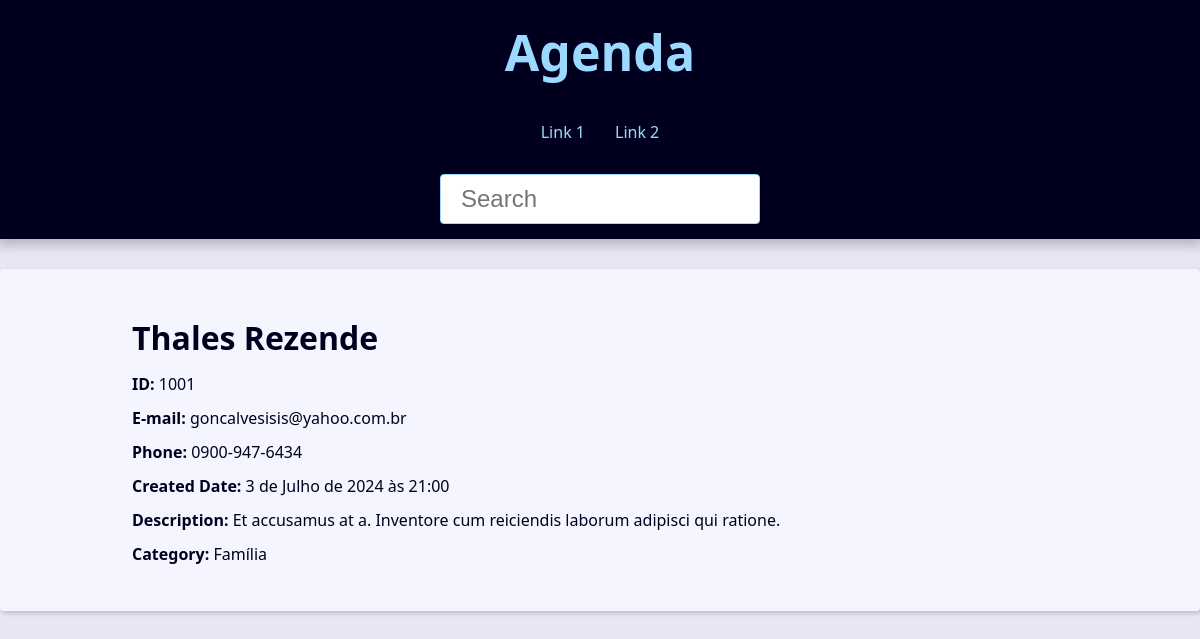
/contact/1001/, run on the app's committed database.
### contact/models.py (models this page shows, shortened)
class Contact(models.Model):
    first_name = models.CharField(max_length=50)
    last_name = models.CharField(max_length=50, blank=True)
    phone = models.CharField(max_length=50)
    email = models.EmailField(max_length=254, blank=True)
    created_date = models.DateTimeField(default=timezone.now)
    description = models.TextField(blank=True)
    show = models.BooleanField(default=True)
    picture = models.ImageField(blank=True, upload_to="pictures/%Y/%m/")
    category = models.ForeignKey(
        Category, on_delete=models.SET_NULL, blank=True, null=True
    )
    owner = models.ForeignKey(User, on_delete=models.SET_NULL, blank=True, null=True)

class Category(models.Model):
    class Meta:
        verbose_name = "Category"
        verbose_name_plural = "Categories"
    name = models.CharField(max_length=50)

### contact/views/contact_views.py (the view)
# urls.py: path("contact/<int:contact_id>/", views.contact, name="contact"),
def contact(request, contact_id):
    single_contact = get_object_or_404(Contact, pk=contact_id, show=True)
    site_title = f"{single_contact.first_name} {single_contact.last_name} - "
    context = {"contact": single_contact, "site_title": site_title}
    return render(request, "contact/contact.html", context)

### contact/templates/contact/contact.html
{% extends "global/base.html" %}
{% block content %}
<div class="single-contact">
    <h1 class="single-contact-name">
        {{ contact.first_name }} {{ contact.last_name }}
    </h1>
    <p><b>ID: </b> {{ contact.id }}</p>
    <p><b>E-mail: </b> {{ contact.email }}</p>
    <p><b>Phone: </b> {{ contact.phone }}</p>
    <p><b>Created Date: </b> {{ contact.created_date }}</p>
    <p><b>Description: </b> {{ contact.description }}</p>
    <p><b>Category: </b> {{ contact.category.name }}</p>
</div>
{% endblock content %}

### base_static/global/css/style.css (style rules this page uses)
:root { --spacing: 1.5rem; --link-dark-color: rgb(0, 83, 134); --link-light-color: rgb(156, 217, 255); --clr-white: rgb(245, 245, 255); --clr-black: rgb(0, 0, 30); --clr-light-gray: rgb(230, 230, 245); --clr-dark-shadow-5: rgba(0, 0, 10, 5%); --clr-dark-shadow-10: rgba(0, 0, 10, 10%); --clr-dark-shadow-20: rgba(0, 0, 10, 20%); --clr-light-shadow-5: rgba(200, 200, 255, 5%); --clr-light-shadow-10: rgba(200, 200, 255, 10%); --clr-light-shadow-20: rgba(200, 200, 255, 20%); --main-page-width: 120rem; --table-min-width: 60rem; --biggest-font-size: 5rem; --bigger-font-size: 4rem; --big-font-size: 3.2rem; --medium-font-size: 2.4rem; --small-font-size: 1.6rem; --smaller-font-size: 1.4rem; --smallest-font-size: 1.2rem; --transition-fast: 300ms; --transition-medium: 600ms; --transition-slow: 1s; --default-border-radius: 4px; }
*, *::before, *::after { margin: 0; padding: 0; box-sizing: border-box; }
html { font-size: 62.5%; }
body { font-family: system-ui, -apple-system, BlinkMacSystemFont, "Segoe UI", Roboto, Oxygen, Ubuntu, Cantarell, "Open Sans", "Helvetica Neue", sans-serif; line-height: 1.5; font-size: var(--small-font-size); color: var(--clr-black); -webkit-font-smoothing: antialiased; background: var(--clr-light-gray); }
@media (min-width: 600px) { .single-contact { max-width: 80%; margin: calc(var(--spacing) * 2) auto; } }
.single-contact h1 { margin: 1rem 0; }
.single-contact p { margin: 1rem 0; }

### data on the page
Contact: first_name "Thales", last_name "Rezende", id "1001", email "goncalvesisis@yahoo.com.br", phone "0900-947-6434", created_date "3 de Julho de 2024 às 21:00", description "Et accusamus at a. Inventore cum reiciendis laborum adipisci qui ratione.", category.name "Família"
